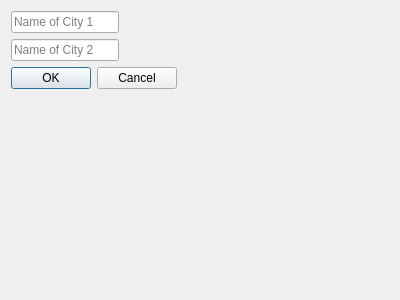
<?xml version="1.0" encoding="UTF-8"?>
<ui version="4.0">
 <class>dialogAddStreet</class>
 <widget class="QDialog" name="dialogAddStreet">
  <property name="geometry">
   <rect>
    <x>0</x>
    <y>0</y>
    <width>400</width>
    <height>300</height>
   </rect>
  </property>
  <property name="windowTitle">
   <string>Dialog</string>
  </property>
  <layout class="QFormLayout" name="formLayout">
   <item row="2" column="0">
    <widget class="QDialogButtonBox" name="buttonBox">
     <property name="orientation">
      <enum>Qt::Horizontal</enum>
     </property>
     <property name="standardButtons">
      <set>QDialogButtonBox::Cancel|QDialogButtonBox::Ok</set>
     </property>
    </widget>
   </item>
   <item row="0" column="0">
    <widget class="QLineEdit" name="city1">
     <property name="placeholderText">
      <string>Name of City 1</string>
     </property>
    </widget>
   </item>
   <item row="1" column="0">
    <widget class="QLineEdit" name="city2">
     <property name="placeholderText">
      <string>Name of City 2</string>
     </property>
    </widget>
   </item>
  </layout>
 </widget>
 <resources/>
 <connections>
  <connection>
   <sender>buttonBox</sender>
   <signal>accepted()</signal>
   <receiver>dialogAddStreet</receiver>
   <slot>accept()</slot>
   <hints>
    <hint type="sourcelabel">
     <x>248</x>
     <y>254</y>
    </hint>
    <hint type="destinationlabel">
     <x>157</x>
     <y>274</y>
    </hint>
   </hints>
  </connection>
  <connection>
   <sender>buttonBox</sender>
   <signal>rejected()</signal>
   <receiver>dialogAddStreet</receiver>
   <slot>reject()</slot>
   <hints>
    <hint type="sourcelabel">
     <x>316</x>
     <y>260</y>
    </hint>
    <hint type="destinationlabel">
     <x>286</x>
     <y>274</y>
    </hint>
   </hints>
  </connection>
 </connections>
</ui>
